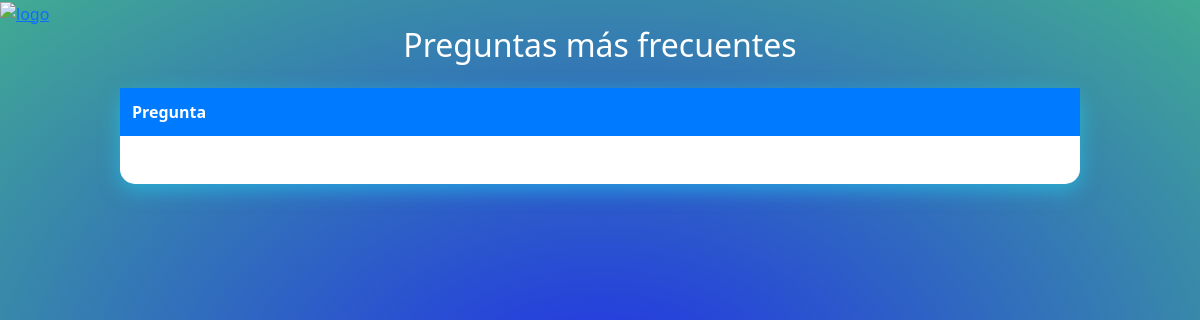
The page /preg_frec.php on the database as committed earlier.
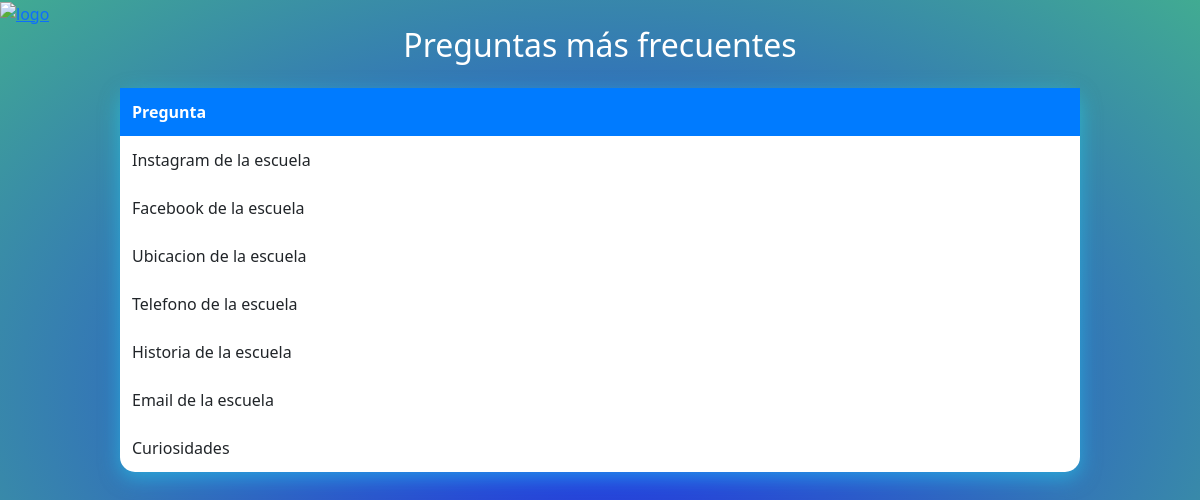
The same page on the database as committed later.
### tables this page shows
CREATE TABLE consultas (
    id_consulta INT PRIMARY KEY AUTO_INCREMENT,
    pregunta VARCHAR(255),
    titulo VARCHAR(255),
    respuesta VARCHAR(10000),
    contador INT,
    preg_contestada BOOLEAN
);

### preg_frec.php (the view, shortened to what this page needs)
<?php
include("conexion.php");
$sql = "SELECT id_consulta, titulo, pregunta FROM consultas WHERE preg_contestada = true AND pregunta > 5 ORDER BY contador DESC LIMIT 7";
$resultado = $connPHP->query($sql);
?>
<!DOCTYPE html>
<html lang="es">
<head>
    <link rel="stylesheet" href="css/diseño.css">
    <link rel="stylesheet" href="css/bootstrap.min.css">
    <link href="https://cdn.jsdelivr.net/npm/bootstrap@5.3.3/dist/css/bootstrap.min.css" rel="stylesheet">
    <a href="chat.php">
        <img src="../otros/flecha.png" alt="logo" style="width:60px;">
    </a>
</head>
<body>
        <h2 class="text-center mb-4" style="color:white;">Preguntas más frecuentes</h2>
        <table>
            <thead>
                <tr>
                    <th>Pregunta</th>
                </tr>
            </thead>
            <tbody>
                <?php
                if ($resultado->num_rows > 0) {
                    while ($fila = $resultado->fetch_assoc()) {
                        echo "<tr>";
                        echo "<td>" . ($fila['titulo']) . "</td>";
                        echo "</tr>";
                    }
                } else {
                    echo "<tr><td colspan='2' class='text-center'>no se ingresaron preguntas.</td></tr>";
                }
                ?>
            </tbody>
        </table>
</body>
</html>

Rows that differ between the two databases and show on the page:
now on this page (row edited): consultas: titulo "Instagram de la escuela"
now on this page (row edited): consultas: titulo "Facebook de la escuela"
now on this page (row edited): consultas: titulo "Ubicacion de la escuela"
now on this page (row edited): consultas: titulo "Telefono de la escuela"
now on this page (row edited): consultas: titulo "Historia de la escuela"
now on this page (row edited): consultas: titulo "Email de la escuela"
now on this page (row edited): consultas: titulo "Curiosidades"
